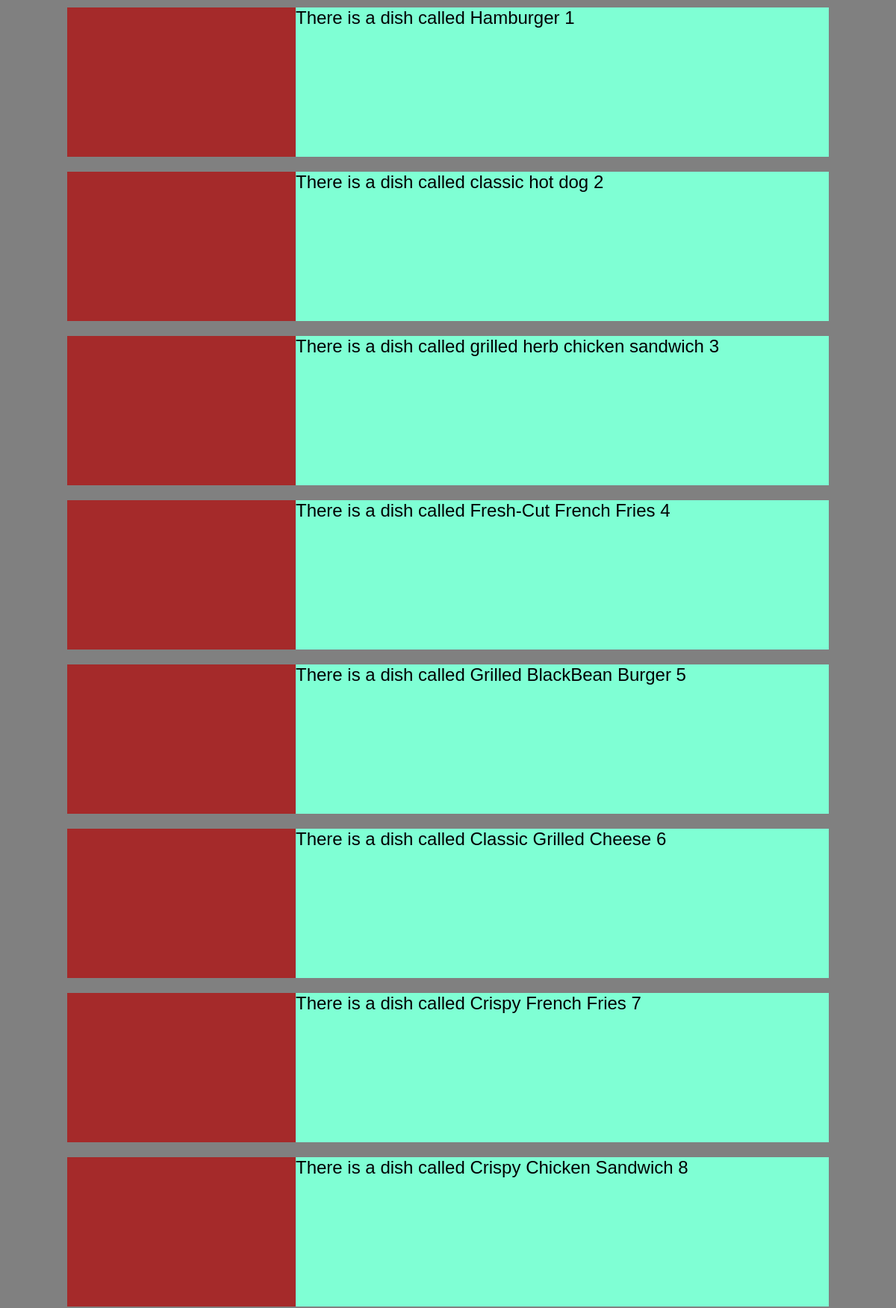
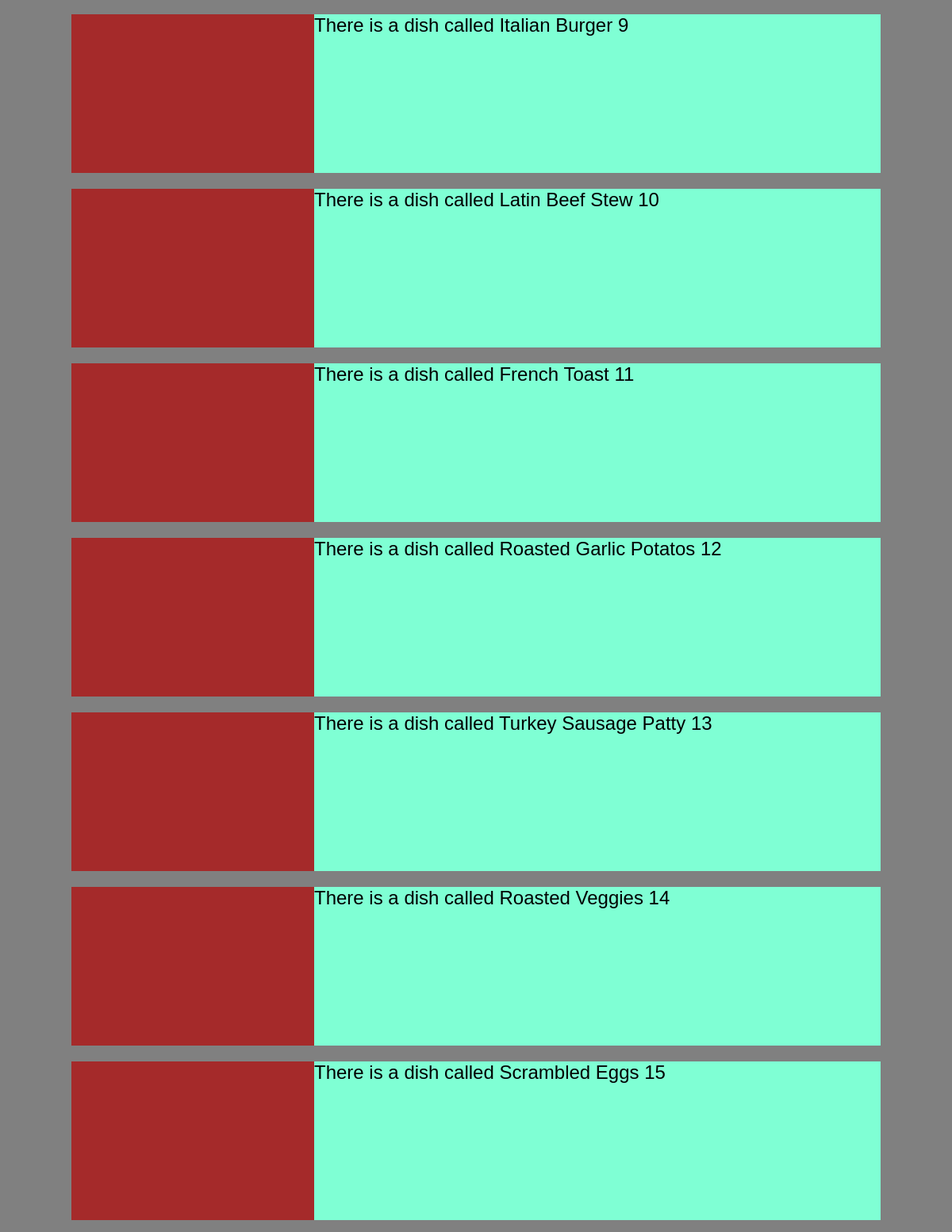
/dishes (upper part), run on the app's committed database (2 pictures, top to bottom).
### DishRating/models.py (models this page shows, shortened)
class Dishes(models.Model):
    dishName = models.CharField(max_length = 30)
    dishID = models.IntegerField(primary_key=True)
    dishType = models.CharField(max_length= 30, default="None",null=True, blank=True)
    dishCal = models.IntegerField()
    dishRate = models.IntegerField()
    dishDescribe = models.CharField(max_length=250,default="None",null=True, blank=True)
    def __str__(self):
        return str(self.dishName)

### DishRating/views.py (the view)
# urls.py: path('dishes',views.dishesPage, name='dishes Page'),
def dishesPage(request):
    dishData = Dishes.objects.all()
    commentData = Comments.objects
    return render(request, 'DishRating/dishes.html',{
        'dishData':dishData,
        'commentData': commentData,
        'index': 0
    })

### DishRating/templates/DishRating/dishes.html (shortened to what this page needs)
{% load static %}
<!DOCTYPE html>
<html>
<head>
    <link rel="stylesheet" href="{% static 'CSS/dishes.css' %}">
</head>
<body>
    <div class="all_in_one_box">
        {% for obj in dishData %}
            <div class="each_dish_box">
                <div class="each_dish_UI">
                    <div class="each_dish_UI_left">
                    </div>
                    <div calss="each_dish_UI_right">
                        <div>
                            There is a dish called {{obj}}
                            {{obj.dishID}}
                        </div>
                    </div>
                </div>
            </div>
        {% endfor %}
    </div>
</body>
</html>

### DishRating/static/CSS/dishes.css (style rules this page uses)
body { margin:0; padding:0; font-family: 'Gill Sans', 'Gill Sans MT', Calibri, 'Trebuchet MS', sans-serif; font-size: 24px; background-color: gray; }
.all_in_one_box { display: flex; flex-wrap: wrap; text-align: center; justify-items: center; }
.each_dish_box { text-align: center; margin-top: 10px; margin-bottom: 10px; width: 100%; height: 200px; display: flex; align-items: center; align-content: center; justify-items: center; justify-content: center; }
.each_dish_UI { width: 85%; height: 100%; background-color: aquamarine; display: flex; }
.each_dish_UI_left { width: 30%; height: 100%; background-color: brown; }

### data on the page
Dishes: dishName "Hamburger", dishID "1"
Dishes: dishName "classic hot dog", dishID "2"
Dishes: dishName "grilled herb chicken sandwich", dishID "3"
Dishes: dishName "Fresh-Cut French Fries", dishID "4"
Dishes: dishName "Grilled BlackBean Burger", dishID "5"
Dishes: dishName "Classic Grilled Cheese", dishID "6"
Dishes: dishName "Crispy French Fries", dishID "7"
Dishes: dishName "Crispy Chicken Sandwich", dishID "8"
Dishes: dishName "Italian Burger", dishID "9"
Dishes: dishName "Latin Beef Stew", dishID "10"
Dishes: dishName "French Toast", dishID "11"
Dishes: dishName "Roasted Garlic Potatos", dishID "12"
Dishes: dishName "Turkey Sausage Patty", dishID "13"
Dishes: dishName "Roasted Veggies", dishID "14"
Dishes: dishName "Scrambled Eggs", dishID "15"
